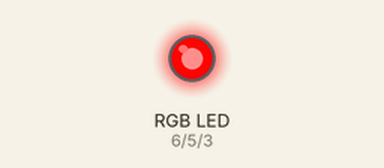
Bench run of a sketch on a simulated Arduino Uno, built with avr-gcc and run on an emulated ATmega328P. Shown: an RGB LED mixed from three pins (HIGH = lit). Dim RGB values are drawn brighter than linear.

Above: at 0.05 s.
At 0.9 s:
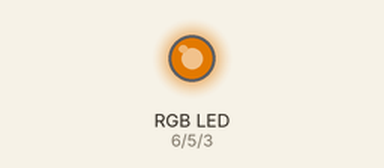
At 1.8 s:
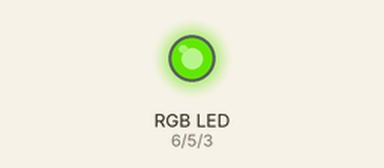
At 3.6 s:
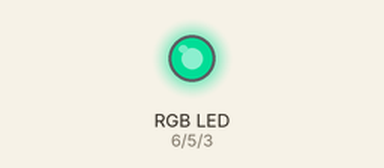
At 5.4 s:
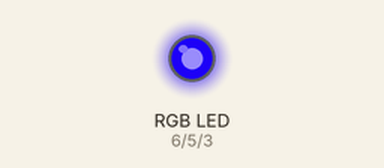
At 7.2 s:
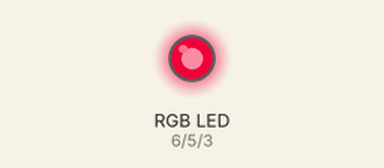
Timing chart, 0 to 10.0 s (numbered marks = the images above):
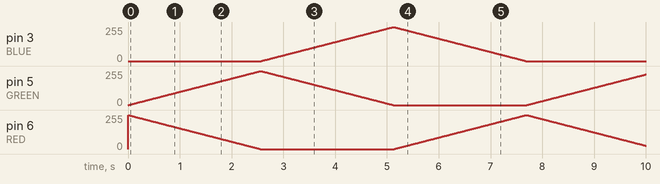

The sketch:

rgbLights.ino
```cpp
#define BLUE 3
#define GREEN 5
#define RED 6

#define DELAY_TIME 10

void iterateColors(int color1, int color2){
  int colorValue1 = 255, colorValue2 = 0;

  for(int i = 0; i < 256; i++){
    analogWrite(color1, colorValue1);
    analogWrite(color2, colorValue2);
    delay(DELAY_TIME);
    colorValue1--;
    colorValue2++;

  }
}

void setup() {
  // put your setup code here, to run once:
  pinMode(BLUE, OUTPUT);
  pinMode(GREEN, OUTPUT);
  pinMode(RED, OUTPUT);

}

void loop() {
  // put your main code here, to run repeatedly:
  iterateColors(RED, GREEN);
  iterateColors(GREEN, BLUE);
  iterateColors(BLUE, RED);


}
```
